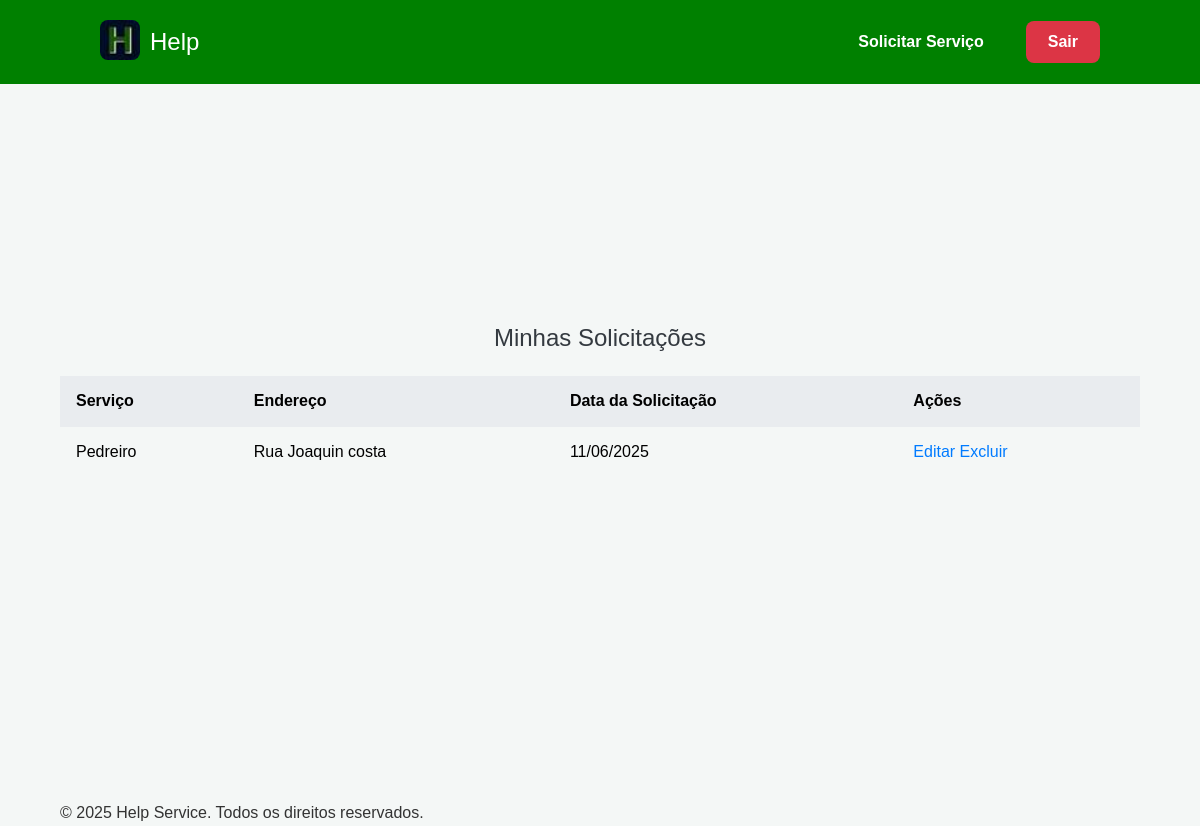
The app's page /sistema/home/ (signed in) with its own data.
### sistema/models.py (models this page shows, shortened)
class Servico(models.Model):
    TIPO_SERVICO_CHOICES = [
        ('pedreiro', 'Pedreiro'),
        ('marido_de_aluguel', 'Marido de Aluguel'),
        ('piscineiro', 'Piscineiro'),
    ]
    usuario = models.ForeignKey(User, on_delete=models.CASCADE)
    endereco = models.CharField(max_length=255)
    tipo_servico = models.CharField(max_length=20, choices=TIPO_SERVICO_CHOICES)
    descricao = models.TextField()
    data_solicitacao = models.DateTimeField(auto_now_add=True)

### sistema/views.py (the view)
# urls.py: path('home/', views.home_user, name='homeUser'),
@login_required
def home_user(request):
    servicos = Servico.objects.filter(usuario=request.user).order_by('-data_solicitacao')
    return render(request, 'sistema/homeUser.html', {'servicos': servicos})

### sistema/templates/sistema/homeUser.html (shortened to what this page needs)
{% extends 'global/partials/base.html' %}
{% block nav %}
    {% include 'global/partials/navUser.html' %}
{% endblock nav %}
{% block content %}
<div class="main-content container">
    <h2>Minhas Solicitações</h2>
    <table class="table">
        <thead>
            <tr>
                <th>Serviço</th>
                <th>Endereço</th>
                <th>Data da Solicitação</th>
                <th>Ações</th>
            </tr>
        </thead>
        <tbody>
            {% for servico in servicos %}
                <tr>
                    <td>{{ servico.get_tipo_servico_display }}</td>
                    <td>{{ servico.endereco }}</td>
                    <td>{{ servico.data_solicitacao|date:"d/m/Y" }}</td>
                    <td>
                        <a href="{% url 'sistema:atualizar_servico' servico.id %}">Editar</a>
                        <a href="{% url 'sistema:deletar_servico' servico.id %}">Excluir</a>
                    </td>
                </tr>
            {% empty %}
                <tr>
                    <td colspan="4">Você ainda não possui nenhuma solicitação de serviço.</td>
                </tr>
            {% endfor %}
        </tbody>
    </table>
</div>
{% endblock content %}

### base/static/global/css/nav.css (style rules this page uses)
* { margin: 0; padding: 0; box-sizing: border-box; font-family: Arial, sans-serif; }
body, html { height: 100%; width: 100%; }

### base/static/global/css/style.css (style rules this page uses)
:root { --primary-color: #007bff; --secondary-color: #6c757d; --success-color: #28a745; --danger-color: #dc3545; --warning-color: #ffc107; --light-color: #f8f9fa; --dark-color: #343a40; --text-color: #333; --background-color: #f4f7f6; --border-radius: 8px; --box-shadow: 0 4px 8px rgba(0,0,0,0.1); }
body { font-family: -apple-system, BlinkMacSystemFont, 'Segoe UI', Roboto, 'Helvetica Neue', Arial, sans-serif; margin: 0; padding: 0; background-color: var(--background-color); color: var(--text-color); display: flex; flex-direction: column; min-height: 100vh; }
.container { width: 90%; max-width: 1100px; margin: 0 auto; }
h1, h2, h3 { color: var(--dark-color); margin-bottom: 1.5rem; font-weight: 500; }
a { color: var(--primary-color); text-decoration: none; transition: color 0.2s ease-in-out; }
.table { width: 100%; border-collapse: collapse; margin-top: 1rem; }
.table th, .table td { padding: 1rem; text-align: left; border-bottom: 1px solid #e9ecef; vertical-align: middle; }
.table th { background-color: #e9ecef; font-weight: 600; }
.table tr:last-child td { border-bottom: none; }

### records on screen
Servico: tipo_servico "Pedreiro", endereco "Rua Joaquin costa", data_solicitacao "11/06/2025"
